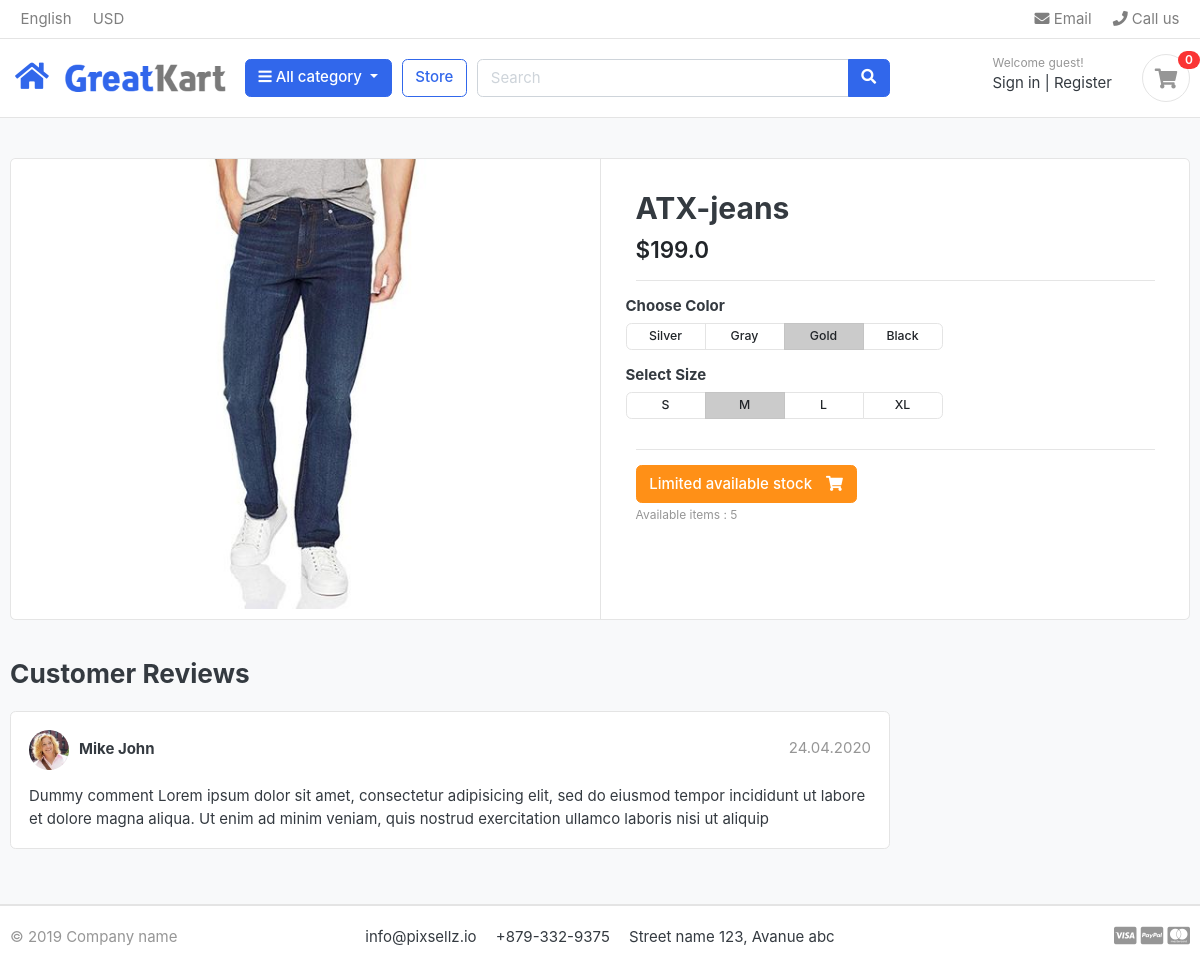
Page /store/jeans/atx-jeans/ on the committed database.
### store/models.py (models this page shows, shortened)
class Product(models.Model):
    product_name = models.CharField(max_length=100,unique=True)
    slug         = models.SlugField(max_length=100,unique=True)
    description  = models.TextField(max_length=255,blank=True)
    price        = models.FloatField()
    pro_image    = models.ImageField(upload_to='photos/product')
    stock        = models.IntegerField()
    is_available = models.BooleanField(default=True)
    category     = models.ForeignKey(Category , on_delete=models.CASCADE)
    created_date = models.DateTimeField(auto_now_add= True)
    modified_date = models.DateTimeField(auto_now= True)

### store/views.py (the view)
# urls.py: path('<slug:category_slug>/<slug:product_slug>/', views.product_details , name='product_details'),
def product_details(request,category_slug,product_slug):
    try:
        single_product = Product.objects.get(category__slug = category_slug, slug = product_slug)
        in_cart = CartItem.objects.filter(cart__cart_id = _cart_id(request),product = single_product).exists()
    except Exception as e :
        raise e
    context = {
        'single_product': single_product,
        'in_cart': in_cart
    }
    return render(request , 'store/product_details.html' , context)

### carts/context_processors.py (called while the page is built)
def cart_items(request):
    cart_items = CartItem.objects.all()
    total_cart_items = cart_items.count()
    return dict(total_cart_items=total_cart_items)

### carts/views.py (called while the page is built)
def _cart_id(request):
    cart = request.session.session_key
    if not cart:
        cart = request.session.create()
    return cart

### category/context_processors.py (called while the page is built)
def menu_links(request):
    links = Category.objects.all()
    return dict(links=links)

### templates/store/product_details.html (shortened to what this page needs)
{% extends "base.html" %}
{% load static %}
{% block content %}
<section class="section-content padding-y bg">
<div class="container">
<div class="card">
	<div class="row no-gutters">
		<aside class="col-md-6">
<article class="gallery-wrap">
	<div class="img-big-wrap">
	   <a href="#"><img src="{{single_product.pro_image.url}}"></a>
	</div>
</article>
		</aside>
		<main class="col-md-6 border-left">
<article class="content-body">
<h2 class="title">{{single_product.product_name}}</h2>
<div class="mb-3">
	<var class="price h4">${{single_product.price}}</var>
</div>
<hr>
	<div class="row">
		<div class="item-option-select">
			<h6>Choose Color</h6>
			<div class="btn-group btn-group-sm btn-group-toggle" data-toggle="buttons">
			  <label class="btn btn-light">
			    <input type="radio" name="radio_color"> Silver
			  </label>
			  <label class="btn btn-light">
			    <input type="radio" name="radio_color" > Gray
			  </label>
			  <label class="btn btn-light active">
			    <input type="radio" name="radio_color checked"> Gold
			  </label>
			  <label class="btn btn-light">
			    <input type="radio" name="radio_color"> Black
			  </label>
			</div>
		</div>
	</div>
	<div class="row">
		<div class="item-option-select">
			<h6>Select Size</h6>
			<div class="btn-group btn-group-sm btn-group-toggle" data-toggle="buttons">
			  <label class="btn btn-light">
			    <input type="radio" name="radio_color"> S
			  </label>
			  <label class="btn btn-light active">
			    <input type="radio" name="radio_color" checked> M
			  </label>
			  <label class="btn btn-light">
			    <input type="radio" name="radio_color"> L
			  </label>
			  <label class="btn btn-light">
			    <input type="radio" name="radio_color"> XL
			  </label>
			</div>
		</div>
	</div>
	<hr>
	{% if in_cart == True %}
	    <a href="{% url 'add_cart' single_product.id %}" class="btn  btn-success"> <span class="text">View cart</span> <i class="fas fa-shopping-cart"></i>  </a>
	{% else %}
        {% if single_product.stock <= 0 %}
            <h5>Out of Stock </h5>
        {% elif single_product.stock <= 10 %}
            <a href="{% url 'add_cart' single_product.id %}" class="btn  btn-warning"> <span class="text">Limited available stock</span> <i class="fas fa-shopping-cart"></i>  </a>
            <h6 class="text-muted small mt-1">Available items : {{ single_product.stock }}</h6>
        {% else %}
            <a href="{% url 'add_cart' single_product.id %}" class="btn  btn-primary"> <span class="text">Add to cart</span> <i class="fas fa-shopping-cart"></i>  </a>
        {% endif %}
	{% endif %}
</article>
		</main>
	</div>
</div>
<br>
<div class="row">
			<div class="col-md-9">
	<header class="section-heading">
		<h3>Customer Reviews </h3>
	</header>
	<article class="box mb-3">
		<div class="icontext w-100">
			<img src="{% static "./images/avatars/avatar1.jpg" %}" class="img-xs icon rounded-circle">
			<div class="text">
				<span class="date text-muted float-md-right">24.04.2020 </span>
				<h6 class="mb-1">Mike John </h6>
			</div>
		</div>
		<div class="mt-3">
			<p>
				Dummy comment Lorem ipsum dolor sit amet, consectetur adipisicing elit, sed do eiusmod
				tempor incididunt ut labore et dolore magna aliqua. Ut enim ad minim veniam,
				quis nostrud exercitation ullamco laboris nisi ut aliquip
			</p>
		</div>
	</article>
	</div>
</div>
</div>
</section>
{% endblock content %}

### static/css/ui.css (style rules this page uses)
html { font-family: "Inter", sans-serif; font-size: 15px; }
.content-body { flex: 1 1 auto; padding: 2rem 2.3rem; }
.img-xs, .img-sm, .img-md, .img-lg { -o-object-fit: cover; object-fit: cover; flex-shrink: 0; flex-grow: 0; }
.img-xs { width: 40px; height: 40px; }
.padding-y { padding-top: 40px; padding-bottom: 40px; }
var { font-style: normal; }
article:after, .form-group:after { display: block; clear: both; content: ""; }
.bg { background-color: #f8f9fa; }
.section-heading { margin-bottom: 20px; margin-top: 15px; }
p:last-child { margin-bottom: 0; }
.btn-light { background-color: #fff; border-color: #e4e4e4; }
.btn .text + i { margin-left: 10px; }
.icontext { display: inline-flex; align-items: center; vertical-align: middle; }
.icontext .text { width: 100%; line-height: 1.2; }
.icontext .icon { position: relative; margin-right: 10px; flex-shrink: 0; flex-grow: 0; }
.price { font-weight: 600; color: #212529; }
.box { padding: 18px; background: #fff; border-radius: 0.37rem; border: 1px solid #e4e4e4; }
.box img { max-width: 100%; }
.gallery-wrap .img-big-wrap { margin-bottom: 10px; border-radius: 0.37rem; overflow: hidden; background-color: #fff; }
.gallery-wrap .img-big-wrap a { text-align: center; display: block; }
.gallery-wrap .img-big-wrap img { height: 450px; width: auto; display: inline-block; }
.item-option-select { margin-bottom: 1rem; display: inline-block; margin-right: 15px; }
.item-option-select .btn { min-width: 80px; }

### rows in the picture
Product: pro_image (picture), product_name "ATX-jeans", price "199.0", stock "5"

### other values in the picture
{{ total_cart_items }} "0"
